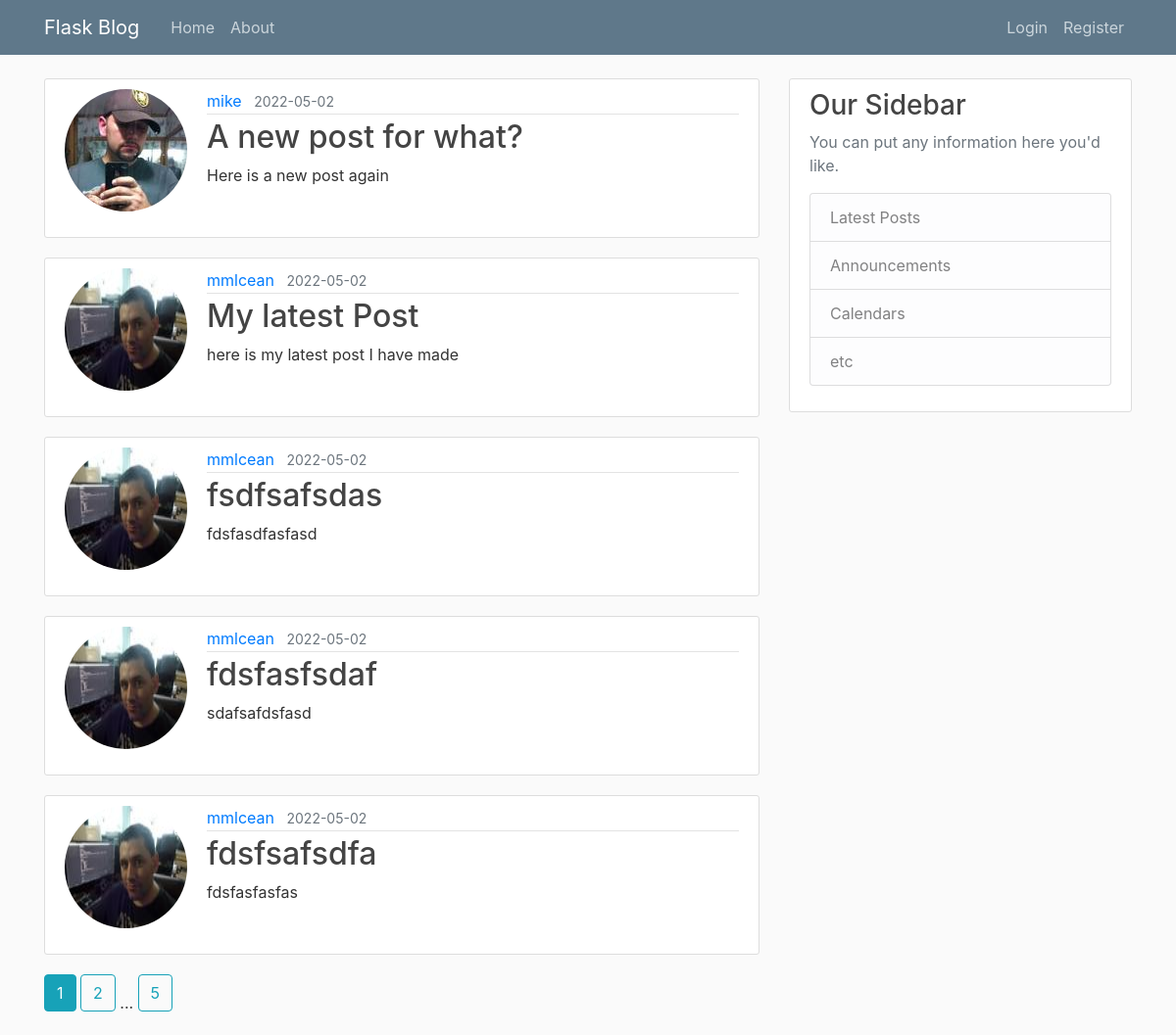
The page /home on the database its author committed.
### flaskblog/models.py (models this page shows, shortened)
class Post(db.Model):
  id = db.Column(db.Integer, primary_key=True)
  title = db.Column(db.String(100), nullable=False)
  date_posted = db.Column(db.DateTime, nullable=False, default=datetime.utcnow)
  content = db.Column(db.Text, nullable=False)
  user_id = db.Column(db.Integer, db.ForeignKey('user.id'), nullable=False)

class User(db.Model, UserMixin):
  id = db.Column(db.Integer, primary_key=True)
  username = db.Column(db.String(20), unique=True, nullable=False)
  email = db.Column(db.String(120), unique=True, nullable=False)
  image_file = db.Column(db.String(20), nullable=False, default='default.png')
  password = db.Column(db.String(60), nullable=False)
  posts = db.relationship('Post', backref='author', lazy=True)

### flaskblog/routes.py (the view)
@app.route("/")
@app.route("/home")
def home():
  page = request.args.get('page', 1, type=int)
  posts = Post.query.order_by(Post.date_posted.desc()).paginate(page=page, per_page=5, )
  return render_template("home.html", posts=posts)

### flaskblog/templates/home.html
{% extends "layout.html" %} {% block content %} {% for post in posts.items %}
<article class="media content-section">
	<img src="{{ url_for('static', filename='profile_pics/' + post.author.image_file) }}" alt="" class="rounded-circle article-image account-img">
	<div class="media-body">
		<div class="article-metadata">
			<a class="mr-2" href="{{ url_for('user_posts', username=post.author.username) }}">{{ post.author.username }}</a>
			<small class="text-muted">{{ post.date_posted.strftime("%Y-%m-%d") }}</small>
		</div>
		<h2><a class="article-title" href="{{ url_for('post', post_id=post.id) }}">{{ post.title }}</a></h2>
		<p class="article-content">{{ post.content }}</p>
	</div>
</article>
{% endfor %}
		{% for page_num in posts.iter_pages(left_edge=1, right_edge=1, left_current=1, right_current=2) %}
		{% if page_num %}
			{% if posts.page == page_num %}
					<a class="btn btn-info mb-4" href="{{ url_for('home', page=page_num) }}">{{ page_num }}</a>
			{% else %}
				<a class="btn btn-outline-info mb-4" href="{{ url_for('home', page=page_num) }}">{{ page_num }}</a>
			{% endif %}
			{% else %}
			...
		{% endif %}
	{% endfor %}
{% endblock content %}

### flaskblog/templates/layout.html (shortened to what this page needs)
<html lang="en">
	<head>
		<link
			href="{{ url_for('static', filename='/css/bootstrap.min.css')}}"
			rel="stylesheet"
		/>
		<link rel="stylesheet" href="https://cdn.jsdelivr.net/npm/bootstrap@4.6.1/dist/css/bootstrap.min.css">
		<link rel="stylesheet" href="{{ url_for('static', filename='css/main.css')}}">
	</head>
	<body>
		<header class="site-header">
			<nav class="navbar navbar-expand-md navbar-dark bg-steel fixed-top">
				<div class="container">
					<a class="navbar-brand mr-4" href="/">Flask Blog</a>
					<div class="collapse navbar-collapse" id="navbarToggle">
						<div class="navbar-nav mr-auto">
							<a class="nav-item nav-link" href="{{ url_for('home') }}">Home</a>
							<a class="nav-item nav-link" href="{{ url_for('about') }}">About</a>
						</div>
						<div class="navbar-nav">
							{% if current_user.is_authenticated %}
							<a class="nav-item nav-link" href="{{ url_for('new_post') }}">New Post</a>
							<a class="nav-item nav-link" href="{{ url_for('account') }}">Account</a>
							<a class="nav-item nav-link" href="{{ url_for('logout') }}">Logout</a>
							{% else %}
							<a class="nav-item nav-link" href="{{ url_for('login') }}">Login</a>
							<a class="nav-item nav-link" href="{{ url_for('register') }}">Register</a>
							{% endif %}
						</div>
					</div>
				</div>
			</nav>
		</header>
    <main role="main" class="container">
      <div class="row">
        <div class="col-md-8">
          {% block content %}{% endblock %}
        </div>
        <div class="col-md-4">
          <div class="content-section">
            <h3>Our Sidebar</h3>
            <p class='text-muted'>You can put any information here you'd like.
              <ul class="list-group">
                <li class="list-group-item list-group-item-light">Latest Posts</li>
                <li class="list-group-item list-group-item-light">Announcements</li>
                <li class="list-group-item list-group-item-light">Calendars</li>
                <li class="list-group-item list-group-item-light">etc</li>
              </ul>
            </p>
          </div>
        </div>
      </div>
    </main>
	</body>
</html>

### flaskblog/static/css/main.css (style rules this page uses)
body { background: #fafafa; color: #333333; margin-top: 5rem; }
h1, h2, h3, h4, h5, h6 { color: #444444; }
.bg-steel { background-color: #5f788a; }
.site-header .navbar-nav .nav-link { color: #cbd5db; }
.content-section { background: #ffffff; padding: 10px 20px; border: 1px solid #dddddd; border-radius: 3px; margin-bottom: 20px; }
.article-title { color: #444444; }
.article-content { white-space: pre-line; }
.article-metadata { padding-bottom: 1px; margin-bottom: 4px; border-bottom: 1px solid #e3e3e3; }
.account-img { height: 125px; width: 125px; margin-right: 20px; margin-bottom: 16px; }

### rows shown on the page
Post: image_file (picture), author.username "mike", date_posted "2022-05-02", title "A new post for what?", content "Here is a new post again"
Post: image_file (picture), author.username "mmlcean", date_posted "2022-05-02", title "My latest Post", content "here is my latest post I have made"
Post: image_file (picture), author.username "mmlcean", date_posted "2022-05-02", title "fsdfsafsdas", content "fdsfasdfasfasd"
Post: image_file (picture), author.username "mmlcean", date_posted "2022-05-02", title "fdsfasfsdaf", content "sdafsafdsfasd"
Post: image_file (picture), author.username "mmlcean", date_posted "2022-05-02", title "fdsfsafsdfa", content "fdsfasfasfas"

### other values the page prints
{{ page_num }} "1"
{{ page_num }} "2" "5"
